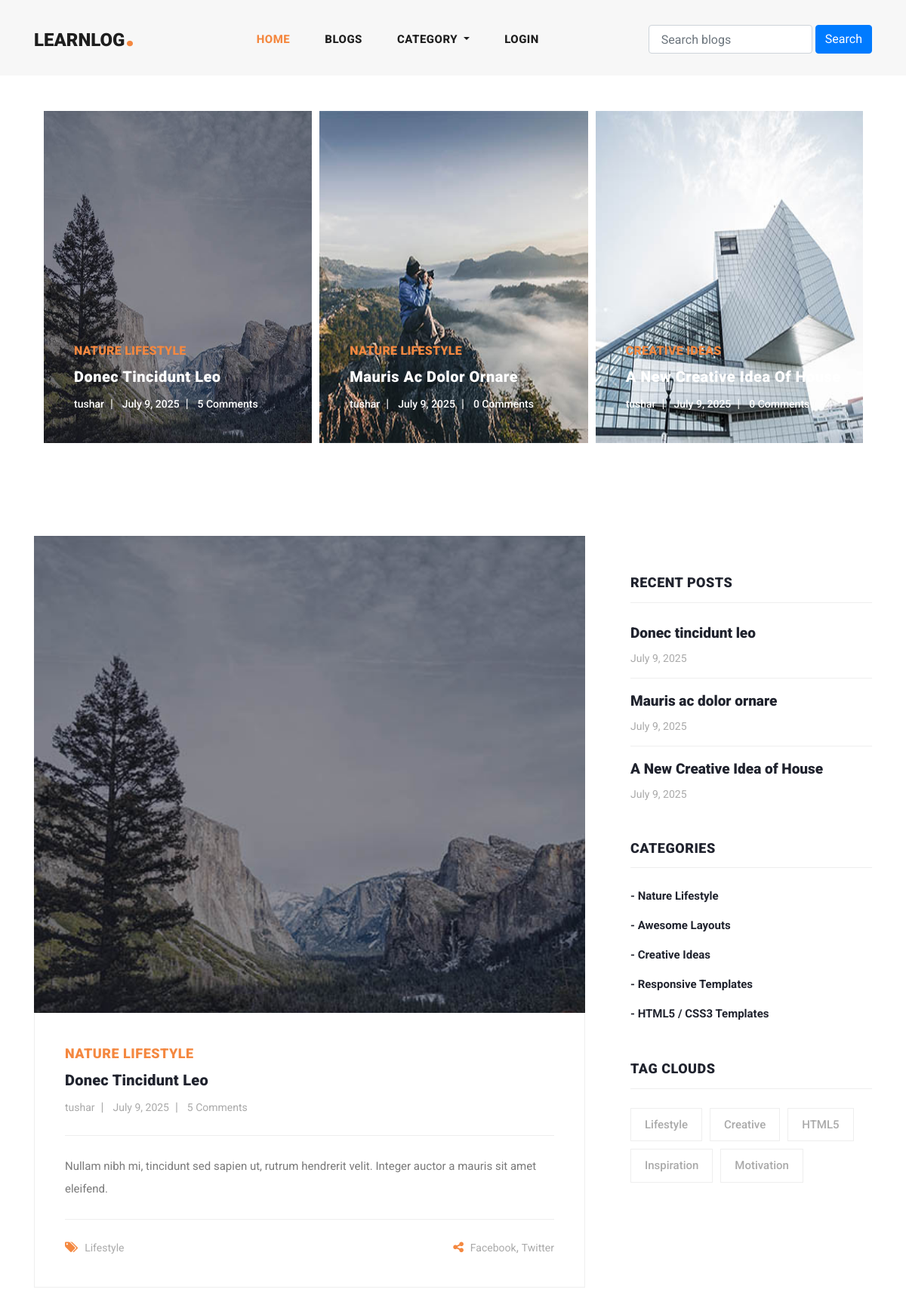
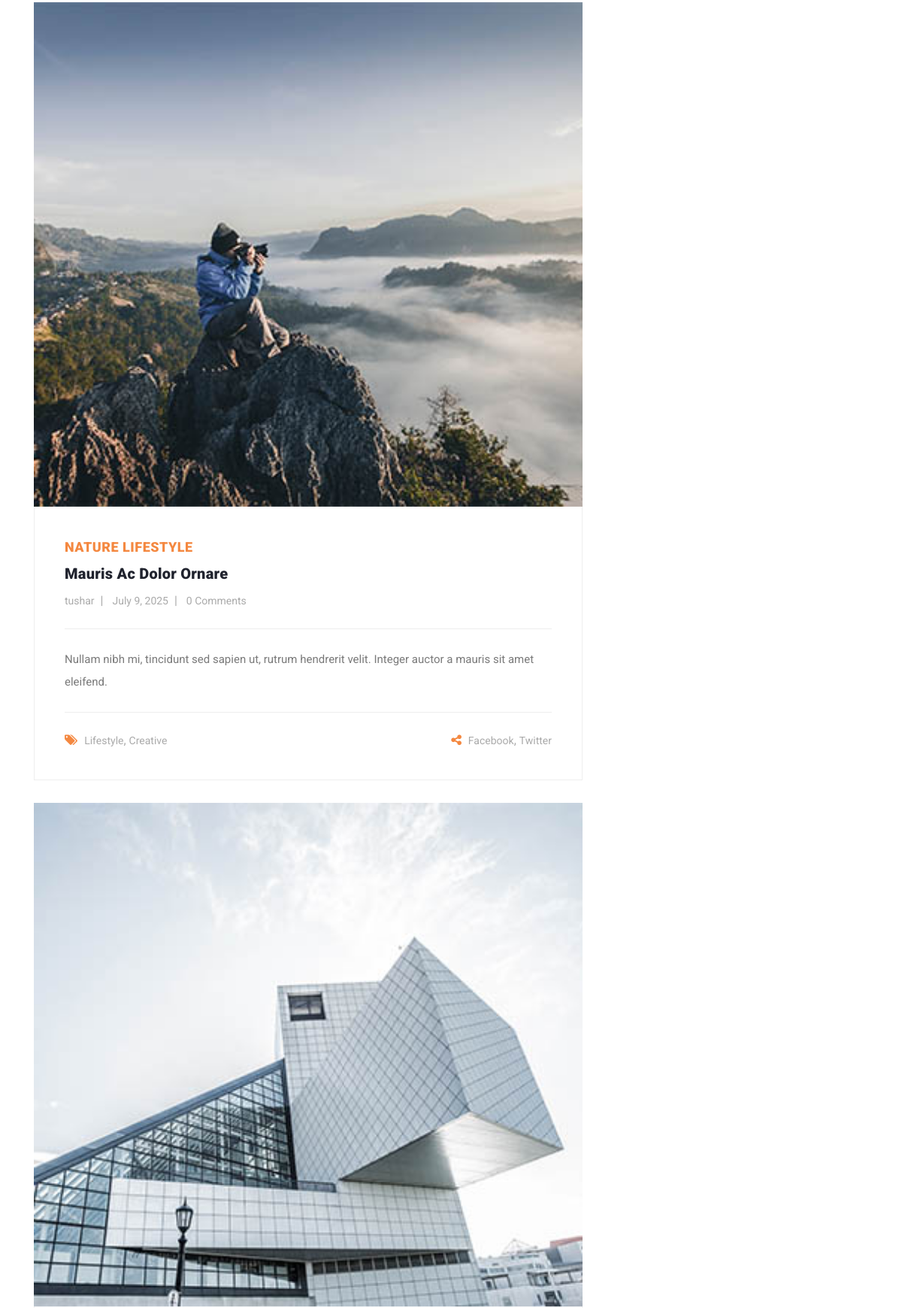
The page / (upper part) on the database its author committed (2 pictures, top to bottom).
### blogs/models.py (models this page shows, shortened)
class Blog(models.Model):
    user=models.ForeignKey(User,related_name='user_blogs', on_delete=models.CASCADE)
    category=models.ForeignKey(Category,related_name='category_blogs',on_delete=models.CASCADE)
    tags=models.ManyToManyField(Tags,related_name='tag_blogs',blank=True)
    like=models.ManyToManyField(User,related_name='user_like',blank=True)
    title=models.CharField(max_length=250)
    slug=models.SlugField(null=True,blank=True)
    banner=models.ImageField(upload_to='blog_banners')
    description=RichTextField()
    created_date=models.DateField(auto_now_add=True)

class Category(models.Model):
    title=models.CharField(max_length=250,unique=True)
    slug=models.SlugField(null=True,blank=True)
    created_data=models.DateField(auto_now_add=True)
    def __str__(self):
        return self.title

class Tags(models.Model):
    title=models.CharField(max_length=250)
    slug=models.SlugField(null=True,blank=True)
    created_data=models.DateField(auto_now_add=True)

### user_profile/models.py (models this page shows, shortened)
class User(AbstractUser):
    email=models.EmailField(max_length=150,unique=True,error_messages={"unique": "The email must be unique"})
    profile_image=models.ImageField(null=True,blank=True,upload_to="profile_images")
    followers=models.ManyToManyField("Follow")
    REQUIRED_FIELDS=["email"]
    objects=CustomUserManager()

### blogs/views.py (the view)
# urls.py: path('',home,name='home'),
def home(request):
    blogs=Blog.objects.order_by('-created_date')
    context={
        "blogs":blogs
    }
    return render(request, 'home.html',context)

### blogs/context_processors.py (called while the page is built)
def get_all_categories(request):
    category=Category.objects.all()
    context={
        "categories":category
    }
    return context

def get_all_tags(request):
    tag=Tags.objects.all()
    context={
        "tags":tag
    }
    return context

### templates/home.html (shortened to what this page needs)
{% extends 'base.html' %}
{%load static %}
{%block content%}
{% include 'banner.html' %}
    <section class="blog-posts">
      <div class="container">
        <div class="row">
          <div class="col-lg-8">
            <div class="all-blog-posts">
              <div class="row">
                {% for blog in blogs|slice:'3'%}
                <div class="col-lg-12">
                  <div class="blog-post">
                    <div class="blog-thumb">
                      <img src="{{blog.banner.url}}" alt="">
                    </div>
                    <div class="down-content">
                      <span>{{blog.category}}</span>
                      <a href="{% url 'blog_details' blog.slug %}"><h4>{{blog.title}}</h4></a>
                      <ul class="post-info">
                        <li><a href="{% url 'view_user_information' blog.user.username %}">{{blog.user.username}}</a></li>
                        <li><a href="#">{{blog.created_date}}</a></li>
                        <li><a href="#">{{blog.blog_comment.all.count}} Comments</a></li>
                      </ul>
                      <p>{{blog.description|truncatewords:30}}</p>
                      <div class="post-options">
                        <div class="row">
                          <div class="col-6">
                            <ul class="post-tags">
                              <li><i class="fa fa-tags"></i></li>
                              {%for tag in blog.tags.all%}
                              <li><a href="{% url 'tag_blogs' tag.slug %}">{{tag.title}}</a>{% if not forloop.last %}, {% endif %}</li>
                              {% endfor %}
                            </ul>
                          </div>
                          <div class="col-6">
                            <ul class="post-share">
                              <li><i class="fa fa-share-alt"></i></li>
                              <li><a href="#">Facebook</a>,</li>
                              <li><a href="#"> Twitter</a></li>
                            </ul>
                          </div>
                        </div>
                      </div>
                    </div>
                  </div>
                </div>
                 {% endfor %}
              </div>
            </div>
          </div>
          {% include 'sidebar.html' %}
        </div>
      </div>
    </section>
{%endblock content%}

### templates/banner.html
 {% load static %}
    <div class="main-banner header-text">
      <div class="container-fluid">
        <div class="owl-banner owl-carousel">
          {% for blog in blogs|slice:'8'%}
          <div class="item">
            <img src="{{blog.banner.url}}" alt="">
            <div class="item-content">
              <div class="main-content">
                <div class="meta-category">
                  <span>{{blog.category}}</span>
                </div>
                <a href="{%url 'blog_details' blog.slug%}"><h4>{{blog.title}}</h4></a>
                <ul class="post-info">
                  <li><a href="{% url 'view_user_information' blog.user.username %}">{{blog.user.username}}</a></li>
                  <li><a href="#">{{blog.created_date}}</a></li>
                  <li><a href="#">{{blog.blog_comment.all.count}} Comments</a></li>
                </ul>
              </div>
            </div>
          </div>
          {% endfor %}
        </div>
      </div>
    </div>

### templates/sidebar.html
 <div class="col-lg-4">
            <div class="sidebar">
              <div class="row">
                <div class="col-lg-12">
                </div>
                <div class="col-lg-12">
                  <div class="sidebar-item recent-posts">
                    <div class="sidebar-heading">
                      <h2>Recent Posts</h2>
                    </div>
                    <div class="content">
                      <ul>
                        {%for blog in blogs|slice:'3'%}
                        <li><a href="{% url 'blog_details' blog.slug %}">
                          <h5>{{blog.title}}</h5>
                          <span>{{blog.created_date}}</span>
                        </a>
                        </li>
                        {% endfor %}
                      </ul>
                    </div>
                  </div>
                </div>
                <div class="col-lg-12">
                  <div class="sidebar-item categories">
                    <div class="sidebar-heading">
                      <h2>Categories</h2>
                    </div>
                    <div class="content">
                      <ul>
                        {% for category in categories|slice:'5'%}
                        <li><a href="{% url 'category_blogs' category.slug %}">- {{category.title}}</a></li>
                        {% endfor %}
                      </ul>
                    </div>
                  </div>
                </div>
                <div class="col-lg-12">
                  <div class="sidebar-item tags">
                    <div class="sidebar-heading">
                      <h2>Tag Clouds</h2>
                    </div>
                    <div class="content">
                      <ul>
                        {%for tag in tags|slice:'5'%}
                        <li><a href="{% url 'tag_blogs' tag.slug %}">{{tag.title}}</a></li>
                        {% endfor %}
                      </ul>
                    </div>
                  </div>
                </div>
              </div>
            </div>
          </div>

### rows shown on the page
Blog: banner (picture), category "NATURE LIFESTYLE", title "Donec Tincidunt Leo", user.username "tushar", created_date "July 9, 2025", blog_comment.all.count "5", description "Nullam nibh mi, tincidunt sed sapien ut, rutrum hendrerit velit. Integer auctor a mauris sit amet eleifend.", title "Donec tincidunt leo"
Blog: banner (picture), category "NATURE LIFESTYLE", title "Mauris Ac Dolor Ornare", user.username "tushar", created_date "July 9, 2025", blog_comment.all.count "0", description "Nullam nibh mi, tincidunt sed sapien ut, rutrum hendrerit velit. Integer auctor a mauris sit amet eleifend.", title "Mauris ac dolor ornare"
Blog: banner (picture), category "CREATIVE IDEAS", title "A New Creative Idea Of House", user.username "tushar", created_date "July 9, 2025", blog_comment.all.count "0", title "A New Creative Idea of House"
Tags: title "Lifestyle"
Tags: title "Creative"
Category: title "Nature Lifestyle"
Category: title "Awesome Layouts"
Category: title "Creative Ideas"
Category: title "Responsive Templates"
Category: title "HTML5 / CSS3 Templates"
Tags: title "HTML5"
Tags: title "Inspiration"
Tags: title "Motivation"
